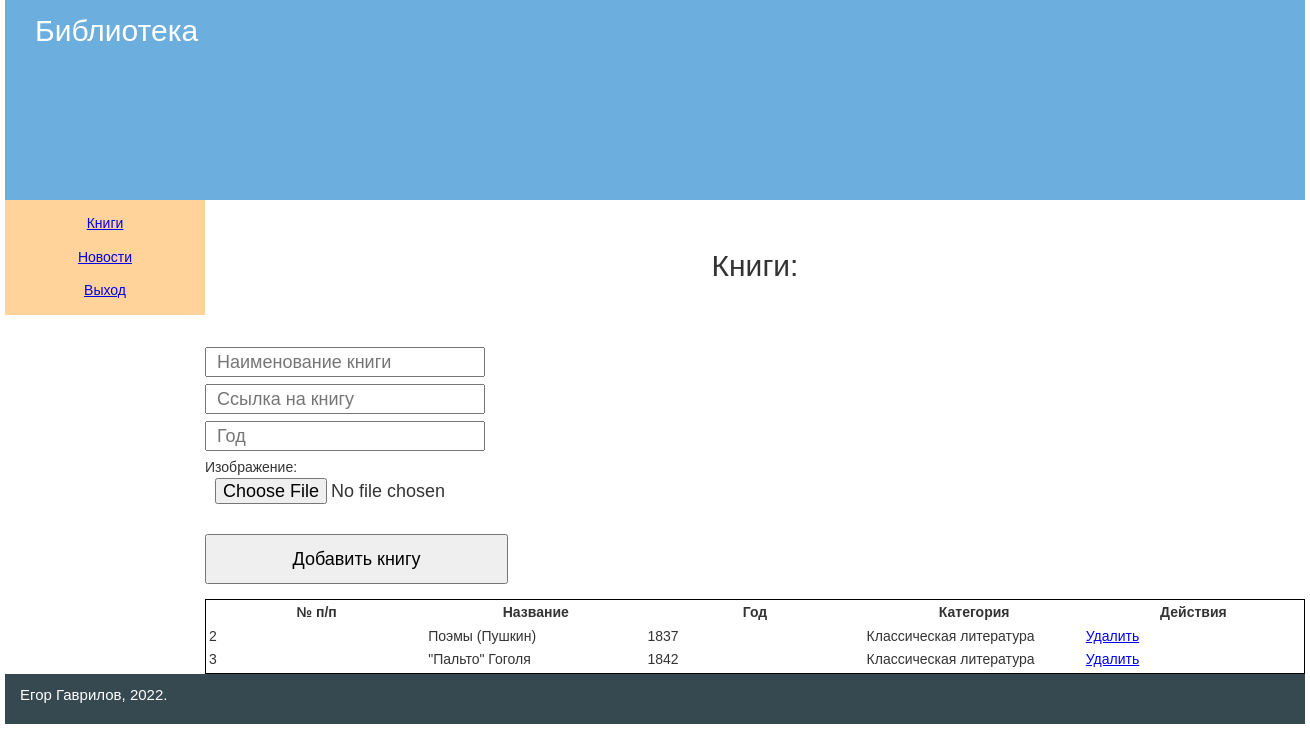
/adminka/category.php?cat=3, run on the app's committed database.
### tables this page shows
CREATE TABLE `catalog` (
  `id` int(11) NOT NULL,
  `title` text NOT NULL,
  `category` int(11) NOT NULL,
  `year` int(4) NOT NULL,
  `filename` text NOT NULL,
  `picture` text NOT NULL
);

CREATE TABLE `category` (
  `id` int(11) NOT NULL,
  `category_name` text NOT NULL
);

### adminka/category.php (called while the page is built)
<?php
include "components/header.php";
include "components/contents/category.php";
include "components/sidebar.php";
include "../components/footer.php";

### adminka/components/contents/category.php (the view, shortened to what this page needs)
<?php
    $cat = $_GET['cat'];
?>
<div class="container clearfix">
    <main class="content">
        <p style="text-align: center; font-size: 30px; margin: 0; padding: 1.5em 0;">Книги:</p>
        <div class="reg_form">
            <form method="POST" enctype="multipart/form-data">
                <input type="text" name="name_book" placeholder="Наименование книги">
                <input type="text" name="link" placeholder="Ссылка на книгу">
                <input type="number" name="year" placeholder="Год">
                Изображение:<br>
                <input type="file" name="image"><br>
                <input type="submit" name="add_book" value="Добавить книгу">
            </form>
        </div>
        <table>
            <tr>
                <th>№ п/п</th>
                <th>Название</th>
                <th>Год</th>
                <th>Категория</th>
                <th>Действия</th>
            </tr>
            <?php
            $str_out_book = "SELECT * FROM `catalog` WHERE category=$cat";
            $run_out_book = mysqli_query($connect, $str_out_book);
            while ($out_book = mysqli_fetch_array($run_out_book)) {
                $str_out_cat_book = "SELECT * FROM `category` WHERE id=$out_book[category]";
                $run_out_cat_book = mysqli_query($connect, $str_out_cat_book);
                $out_cat_book = mysqli_fetch_array($run_out_cat_book);
                echo "
                        <tr>
                        <td>$out_book[id]</td>
                        <td>$out_book[title]</td>
                        <td>$out_book[year]</td>
                        <td>$out_cat_book[category_name]</td>
                        <td>
                            <a href=controllers/del.php?del_book=$out_book[id] class=delete>
                                Удалить
                            </a>
                        </td>
                        </tr>
                        ";
            }
            ?>
        </table>
    </main>

### css/style.css (style rules this page uses)
html { line-height: 1.15; -webkit-text-size-adjust: 100%; }
body { margin: 0; }
main { display: block; }
a { background-color: transparent; }
button, input, optgroup, select, textarea { font-family: inherit; font-size: 100%; line-height: 1.15; margin: 0; }
button, input { overflow: visible; }
button, [type="button"], [type="reset"], [type="submit"] { -webkit-appearance: button; }
* { -webkit-box-sizing: border-box; -moz-box-sizing: border-box; box-sizing: border-box; }
.clearfix:after { content: ""; display:block; clear: both; }
html, body { margin: 0; padding: 0; font-family: Arial,sans-serif; font-size: 14px; line-height: 1.4; color: #333; background-color: #fff; }
.content { width: 100%; float: left; padding-left: 200px; }
table { table-layout: fixed; width: 100%; border: 1px solid black; }
.reg_form,.edit_form { margin: 15px auto; }
.reg_form input,.edit_form input { width: 280px; height: 30px; display: block; margin-bottom: 7px; font-size: 18px; padding: 0px 10px; }
.reg_form input[type="submit"],.edit_form input[type="submit"] { width: 303px; height: 50px; cursor: pointer; }

### data on the page
catalog: id "2", title "Поэмы (Пушкин)", year "1837", category.category_name "Классическая литература"
catalog: id "3", title "\"Пальто\" Гоголя", year "1842", category.category_name "Классическая литература"
